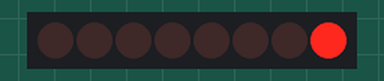
The sketch below on a simulated Arduino Uno, built with avr-gcc and run on an emulated ATmega328P. Shown: 8 shift-register outputs drawn as a row of LEDs (first output left, lit = HIGH). Wiring (inferred from the names in the program): shift register (74HC595): data pin 12; shift clock pin 9; latch pin 11. Wiring (inferred from the signals the program sends): row of LEDs: on Q0, Q1, Q2, Q3, Q4, Q5, Q6, Q7. What the sketch prints to the serial monitor is not drawn.

Above: at 0.15 s.
At 12.96 s:
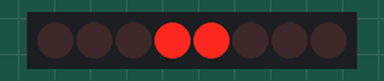
At 16.11 s:
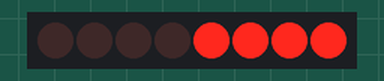
At 20.46 s:
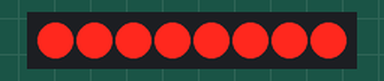
At 28.5 s:
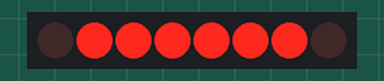
At 34.5 s:
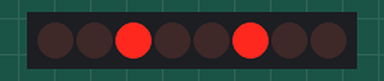
Timing chart, 0 to 40.0 s (numbered marks = the images above):
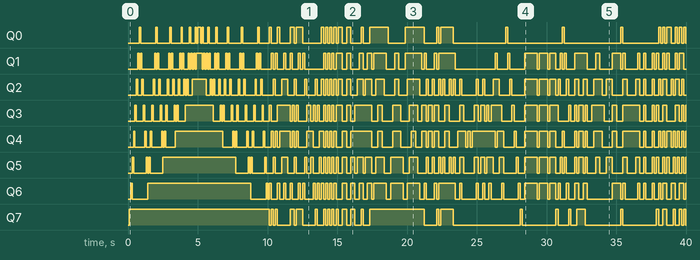

Measured:
- by itself, Q0: LOW → HIGH at 0.80 s, → LOW 0.10 s later, → HIGH 1.1 s later, → LOW 0.10 s later, … (74 changes in this stretch)
- by itself, Q1: LOW → HIGH at 0.70 s, → LOW 0.10 s later, → HIGH 0.10 s later, → LOW 0.10 s later, … (122 changes in this stretch)
- by itself, Q2: LOW → HIGH at 0.60 s, → LOW 0.10 s later, → HIGH 0.30 s later, → LOW 0.10 s later, … (128 changes in this stretch)
- by itself, Q3: LOW → HIGH at 0.50 s, → LOW 0.10 s later, → HIGH 0.50 s later, → LOW 0.10 s later, … (115 changes in this stretch)
- by itself, Q4: LOW → HIGH at 0.40 s, → LOW 0.10 s later, → HIGH 0.70 s later, → LOW 0.10 s later, … (107 changes in this stretch)
- by itself, Q5: LOW → HIGH at 0.30 s, → LOW 0.10 s later, → HIGH 0.90 s later, → LOW 0.10 s later, … (113 changes in this stretch)
- by itself, Q6: LOW → HIGH at 0.20 s, → LOW 0.10 s later, → HIGH 1.1 s later, → LOW 7.4 s later, … (95 changes in this stretch)
- by itself, Q7: LOW → HIGH at 0.10 s, → LOW 10.0 s later, → HIGH 0.15 s later, → LOW 0.15 s later, … (52 changes in this stretch)

The sketch:

resistorandpattern.ino
```cpp
const int analogPin = A0;   // Connect trimmer's middle pin to analog pin A0
int latchPin = 11;
int clockPin = 9;
int dataPin = 12;

void setup() {
  Serial.begin(9600);
  pinMode(latchPin, OUTPUT);
  pinMode(dataPin, OUTPUT);
  pinMode(clockPin, OUTPUT);
}

void loop() {
    int trimmerValue = analogRead(analogPin);
  Serial.println(trimmerValue);
  delay(100);  // Adjust the delay as needed
  byte patterns[] = {
  0x01, 0x03, 0x05, 0x09,
  0x11, 0x21, 0x41, 0x81,
  0x41, 0x21, 0x11, 0x09,
  0x05, 0x03, 0x07, 0x0B,
  0x13, 0x23, 0x43, 0x83,
  0x43, 0x23, 0x13, 0x0B,
  0x07, 0x0F, 0x17, 0x27,
  0x47, 0x87, 0x47, 0x27,
  0x17, 0x0F, 0x1F, 0x2F,
  0x4F, 0x8F, 0x4F, 0x2F,
  0x1F, 0x3F, 0x5F, 0x9F,
  0x5F, 0x3F, 0x7F, 0xBF,
  0x7F, 0xFF,
  0x92, 0x49, 0x24, 0x49, 0x92, // Diamond
  0x18, 0x3C, 0x7E, 0x3C, 0x18, // Hourglass
  0xC3, 0x99, 0x24, 0x99, 0xC3, // X-shape
  0x81, 0x42, 0x24, 0x18, 0x18, // Arrow
  0x0C, 0x12, 0x21, 0x12, 0x0C, // Cross
  0xAA, 0x55, 0xAA, 0x55, 0xAA, 0x55, 0xAA, 0x55, // Checkerboard
  0xF0, 0xF0, 0x0F, 0x0F, 0xF0, 0xF0, 0x0F, 0x0F, // Diagonal split
  0x18, 0x3C, 0x7E, 0xFF, 0x18, 0x3C, 0x7E, 0xFF, // Gradual brightness
  0x81, 0xC3, 0xE7, 0xFF, 0xFF, 0xE7, 0xC3, 0x81, // Alternating brightness
  0x01, 0x07, 0x1F, 0x7F, 0x7F, 0x1F, 0x07, 0x01, // Expanding and contracting
  0xC1, 0xE3, 0xF7, 0xFF, 0xFF, 0xF7, 0xE3, 0xC1, // Alternating colors
  0x99, 0x5A, 0x24, 0x18, 0x18, 0x24, 0x5A, 0x99, // Custom pattern 1
  0x66, 0xC3, 0xE7, 0xDB, 0xDB, 0xE7, 0xC3, 0x66, // Custom pattern 2
  0x00, 0x08, 0x3E, 0x1C, 0x08, 0x00, 0x08, 0x00, // Arrow blinking
  0x08, 0x1C, 0x3E, 0x08, 0x1C, 0x3E, 0x08, 0x1C,  // Alternating arrows
  0x0E, 0x1C, 0x38, 0x70, 0x38, 0x1C, 0x0E, 0x00, // Triangle growing and shrinking
  0x80, 0x40, 0x20, 0x10, 0x08, 0x04, 0x02, 0x01, // Chase effect
  0x00, 0x7E, 0x7E, 0x7E, 0x7E, 0x7E, 0x7E, 0x00, // Middle bar
  0x7E, 0x7E, 0x7E, 0x7E, 0x00, 0x7E, 0x7E, 0x7E, // Cross expand and contract
  0x11, 0x22, 0x44, 0x88, 0x44, 0x22, 0x11, 0x00, // Diagonal waves
  0x00, 0x7E, 0x63, 0x5D, 0x5D, 0x63, 0x7E, 0x00, // Custom pattern 3
  0x00, 0x10, 0x38, 0x7C, 0x7C, 0x38, 0x10, 0x00, // Hourglass blinking
  0x24, 0x24, 0x24, 0x5A, 0x5A, 0x42, 0x42, 0x81, // Custom pattern 4
  0x7E, 0x3C, 0x18, 0x18, 0x18, 0x18, 0x3C, 0x7E, // Inverse triangle growing and shrinking
  0x00, 0x00, 0x7E, 0x00, 0x00, 0x00, 0x7E, 0x00,  // Vertical bar
  0x55, 0xAA, 0x00, 0xFF, 0x33, 0xCC, 0x88, 0x22, // Random pattern 1
  0x0F, 0xF0, 0x3C, 0xC3, 0x7E, 0x81, 0x1E, 0xE1, // Random pattern 2
  0x9A, 0x75, 0x56, 0x69, 0x34, 0x4B, 0xA8, 0xD7, // Random pattern 3
  0xC6, 0x12, 0xA5, 0x3F, 0x78, 0xE9, 0x5C, 0xAB, // Random pattern 4
  0x6D, 0x1A, 0x47, 0x8C, 0x3B, 0x9E, 0x54, 0xF1, // Random pattern 5
  0x2A, 0x57, 0x8C, 0x1F, 0x6B, 0xE4, 0x3D, 0x90, // Random pattern 6
  0x77, 0xAA, 0x88, 0x11, 0x44, 0x99, 0x22, 0xEE, // Random pattern 7
  0xB4, 0xD3, 0x6F, 0x1C, 0x87, 0xE2, 0x9A, 0x56, // Random pattern 8
  0x98, 0x35, 0x7A, 0xBD, 0x61, 0xEC, 0x4F, 0xA2, // Random pattern 9
  0xDB, 0x26, 0x5C, 0x91, 0x38, 0x74, 0xE9, 0x1A  // Random pattern 10
};

  // Loop through the first pattern going forwards
  for (int i = 0; i < 50; i++) {
    digitalWrite(latchPin, LOW);
    shiftOut(dataPin, clockPin, LSBFIRST, patterns[i]);
    digitalWrite(latchPin, HIGH);

    delay(100); // Adjust speed for better visibility
  }

  // Loop through the first pattern going backwards
  for (int i = 49; i >= 0; i--) {
    digitalWrite(latchPin, LOW);
    shiftOut(dataPin, clockPin, LSBFIRST, patterns[i]);
    digitalWrite(latchPin, HIGH);

    delay(100); // Adjust speed for better visibility
  }

  // Loop through the rest of the patterns
  for (int i = 50; i < sizeof(patterns); i++) {
    digitalWrite(latchPin, LOW);
    shiftOut(dataPin, clockPin, LSBFIRST, patterns[i]);
    digitalWrite(latchPin, HIGH);

    delay(150); // Adjust speed for better visibility
  }

  delay(1000); // Delay between complete cycles

}
```
